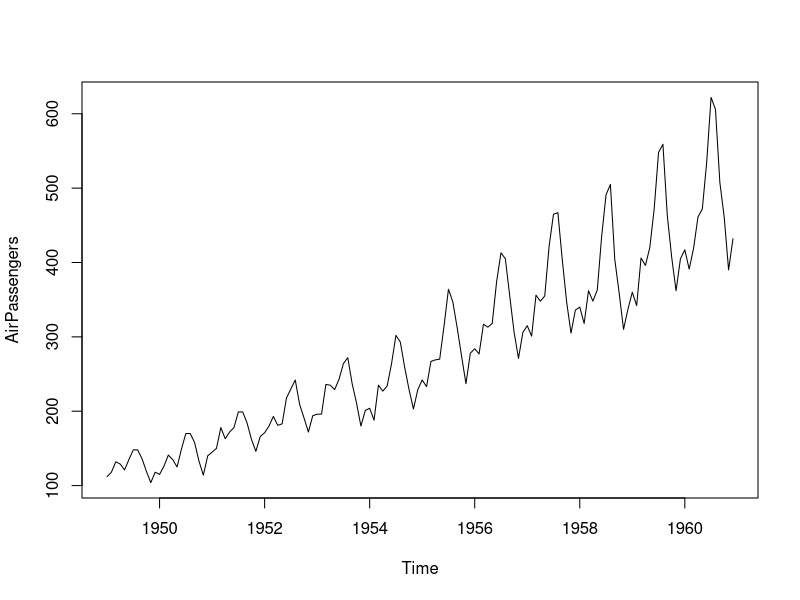
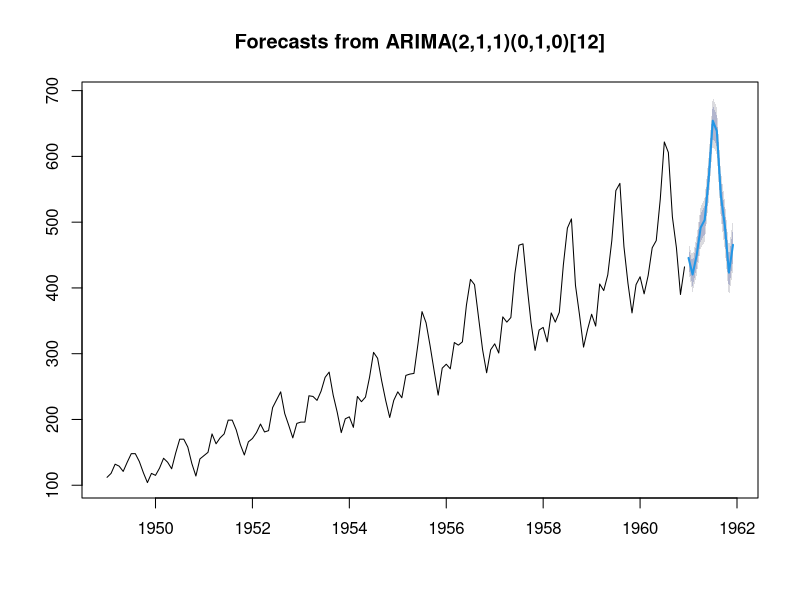

Here is the R script that generated these plots, in order:
## ---- chunk 1
# 安装和加载forecast包
if (!require("forecast")) install.packages("forecast")
library(forecast)

# 创建一个时间序列数据，这里我们使用AirPassengers数据集
data("AirPassengers")

# 查看数据的基本时间序列图
plot(AirPassengers)

# 使用自动ARIMA模型对数据进行建模
fit <- auto.arima(AirPassengers)

# 摘要模型结果
summary(fit)

# 预测未来12个时间点的数据
forecast <- forecast(fit, h = 12)

# 绘制预测结果
plot(forecast)
